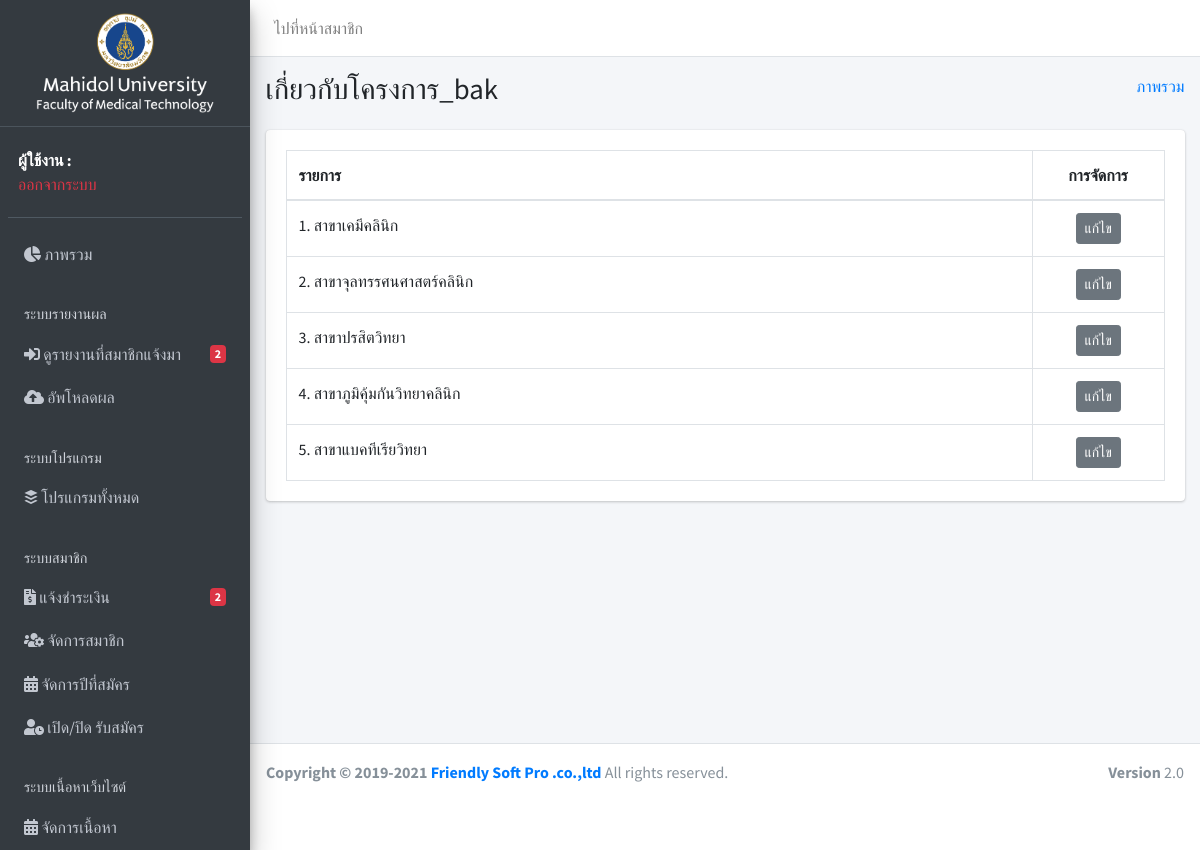
The app's page /admin/content/category/73/ with its own data.
### tables this page shows
CREATE TABLE `mhd_content_cat` (
  `id` int(11) NOT NULL,
  `parent` int(11) NOT NULL,
  `picture1` varchar(100) DEFAULT NULL,
  `picture2` varchar(100) DEFAULT NULL,
  `picture3` varchar(100) DEFAULT NULL,
  `picture4` varchar(100) DEFAULT NULL,
  `picture5` varchar(100) DEFAULT NULL,
  `picture_thumb` varchar(50) DEFAULT NULL,
  `hide` int(1) DEFAULT NULL,
  `del` int(1) DEFAULT 0,
  `seq` int(11) DEFAULT NULL,
  `shows` int(11) DEFAULT NULL,
  `time` int(11) DEFAULT NULL,
  `time_update` int(11) DEFAULT NULL,
  `show_menu` int(11) DEFAULT NULL,
  `show_sub` int(11) DEFAULT NULL,
  `color` text DEFAULT NULL,
  `link` text DEFAULT NULL
);

CREATE TABLE `mhd_language_detail` (
  `id` int(11) NOT NULL,
  `language_id` int(11) DEFAULT NULL,
  `ref_id` int(11) DEFAULT NULL,
  `name` text DEFAULT NULL,
  `type` int(11) DEFAULT 1,
  `detail` text DEFAULT NULL,
  `detail_2` text DEFAULT NULL,
  `detail_3` text DEFAULT NULL
);

### application/core/MY_Loader.php (called while the page is built, shortened)
<?php
class MY_Loader extends CI_Loader {
    public function Template($template_name, $vars = array(), $return = FALSE)
    {
        if (strpos($template_name, 'admin')!==false) {
            $this->view($template_name, $vars);
        }
    }
}
    ?>

### application/controllers/admin/Content.php (called while the page is built, shortened)
<?php
class Content extends CI_Controller
{
  public function category($category_id=null)
  {
    $data = array();
    $data['heading_title'] = 'เนื้อหา';
    $data['breadcrumbs'] = array(
      'ภาพรวม' => base_url('admin/home')
    );
    $data['lists'] = array();
    if ($category_id==null) {
        $data['lists'] = $this->initList();
    } else {
        $filter['parent'] = 73;
        $filter['del'] = 0;
        $filter['hide'] = 0;
        $data['lists'] = $this->model_content->getCatLists($filter);
        $category_info = $this->model_content->getCatList($category_id);
        $data['heading_title'] = $category_info->name;
    }
    $data['pagination'] = '';
    $this->load->template('admin/content/category', $data);
  }
}

### index.php (called while the page is built, shortened)
<?php
require_once BASEPATH.'core/CodeIgniter.php';

### application/models/Content_model.php (called while the page is built, shortened)
<?php
class Content_model extends CI_Model {
  public function getCatList($id)
  {
    $this->db->select('mhd_content_cat.*, mhd_language_detail.*, mhd_content_cat.id as id');
    $this->db->where('mhd_language_detail.type', 0);
    $this->db->where('mhd_content_cat.id', $id);
    $this->db->where('mhd_content_cat.del', 0);
    $this->db->join('mhd_language_detail', 'mhd_language_detail.ref_id=mhd_content_cat.id', 'LEFT');
    $query = $this->db->get('content_cat');
    return $query->num_rows() == 1 ? $query->row() : false;
  }
  public function getCatLists($filter=array(), $start=0, $limit=10, $sort='', $by='')
  {
    $this->db->select('mhd_content_cat.*, mhd_language_detail.*, mhd_content_cat.id as id');
    $this->db->where('mhd_language_detail.type', 0);
    if (count($filter)>0) {
      foreach ($filter as $key => $value) {
        $this->db->where($key, $value);
      }
    }
    if ($start>=0 && $limit>=1) {
      $this->db->limit($limit, $start);
    }
    $this->db->where('mhd_content_cat.del', 0);
    $this->db->join('mhd_language_detail', 'mhd_language_detail.ref_id=mhd_content_cat.id', 'LEFT');
    $query = $this->db->get('content_cat');
    return $query->result();
  }
}

### application/views/admin/content/category.php (the view, shortened to what this page needs)
<div class="content-wrapper">
    <section class="content-header">
        <div class="container-fluid">
            <div class="row mb-2">
                <div class="col-sm-6">
                    <h1><?php echo $heading_title;?></h1>
                </div>
                <div class="col-sm-6">
                    <?php if ($breadcrumbs) : ?>
                    <ol class="breadcrumb float-sm-right">
                        <?php foreach ($breadcrumbs as $title => $link) { ?>
                        <li class="breadcrumb-item"><a href="<?php echo $link;?>"><?php echo $title; ?></a></li>
                        <?php } ?>
                    </ol>
                    <?php endif; ?>
                </div>
            </div>
        </div>
    </section>
    <section class="content">
        <div class="container-fluid">
            <div class="row">
                <div class="col-12">
                    <div class="card">
                        <div class="card-body">
                            <table class="table table-bordered table-hover">
                                <thead>
                                    <tr>
                                        <th>รายการ</th>
                                        <th width="15%" class="text-center">การจัดการ</th>
                                    </tr>
                                </thead>
                                <tbody>
                                    <?php if (count($lists)>0) : ?>
                                    <?php foreach ($lists as $key => $value) : ?>
                                    <tr>
                                        <td><?php echo $value->name;?></td>
                                        <td class="text-center">
                                            <a class="btn btn-sm btn-secondary" href="<?php echo $value->link;?>">แก้ไข</a>
                                        </td>
                                    </tr>
                                    <?php endforeach; ?>
                                    <?php endif;?>
                                </tbody>
                            </table>
                        </div>
                    </div>
                </div>
            </div>
        </div>
    </section>
</div>

### records on screen
mhd_content_cat: mhd_language_detail.name "1. สาขาเคมีคลินิก"
mhd_content_cat: mhd_language_detail.name "2. สาขาจุลทรรศนศาสตร์คลินิก"
mhd_content_cat: mhd_language_detail.name "3. สาขาปรสิตวิทยา"
mhd_content_cat: mhd_language_detail.name "4. สาขาภูมิคุ้มกันวิทยาคลินิก"
mhd_content_cat: mhd_language_detail.name "5. สาขาแบคทีเรียวิทยา"

### other values on screen
$heading_title "เกี่ยวกับโครงการ_bak"
$title "ภาพรวม"
